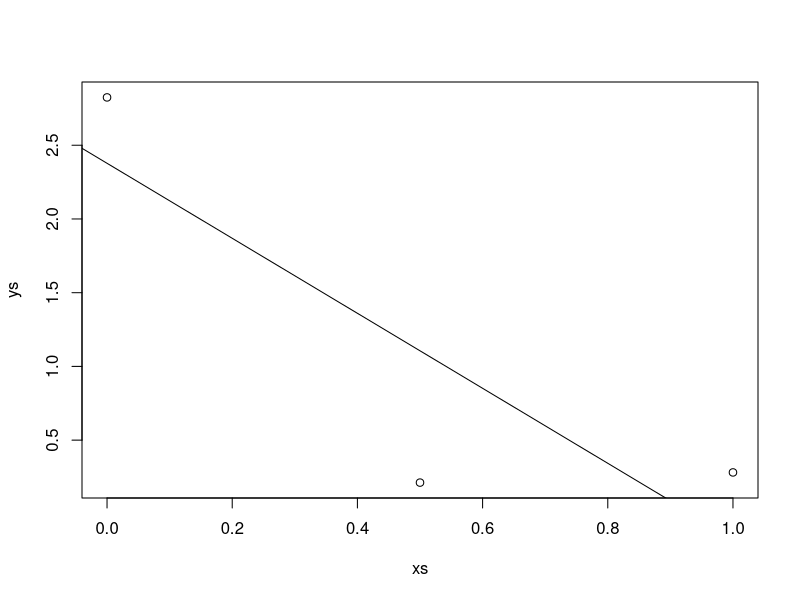
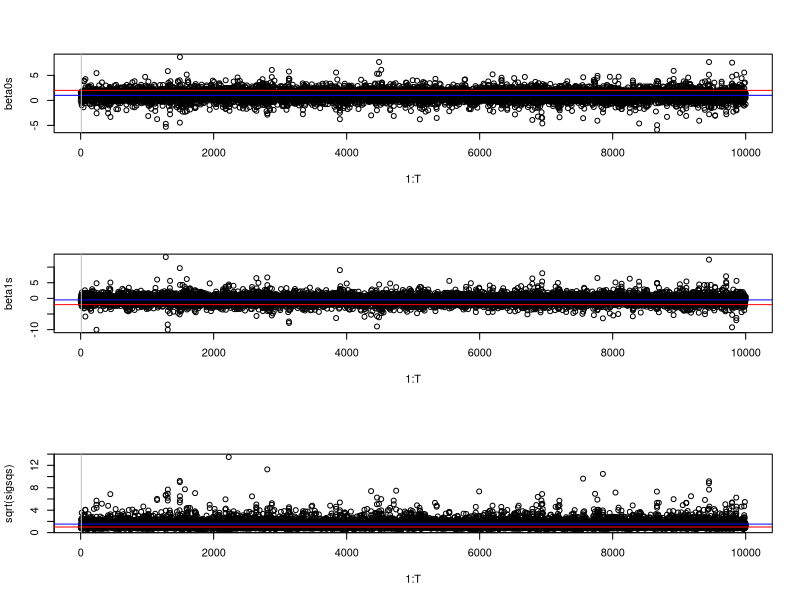
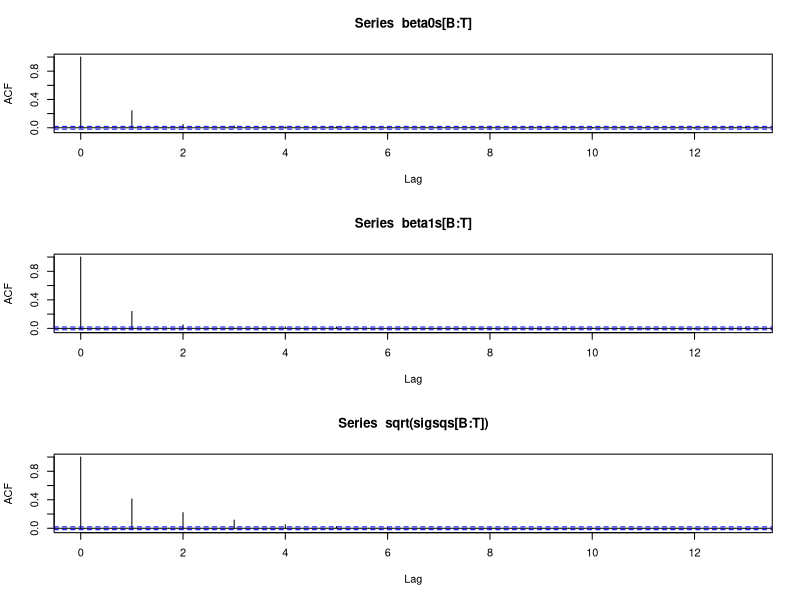
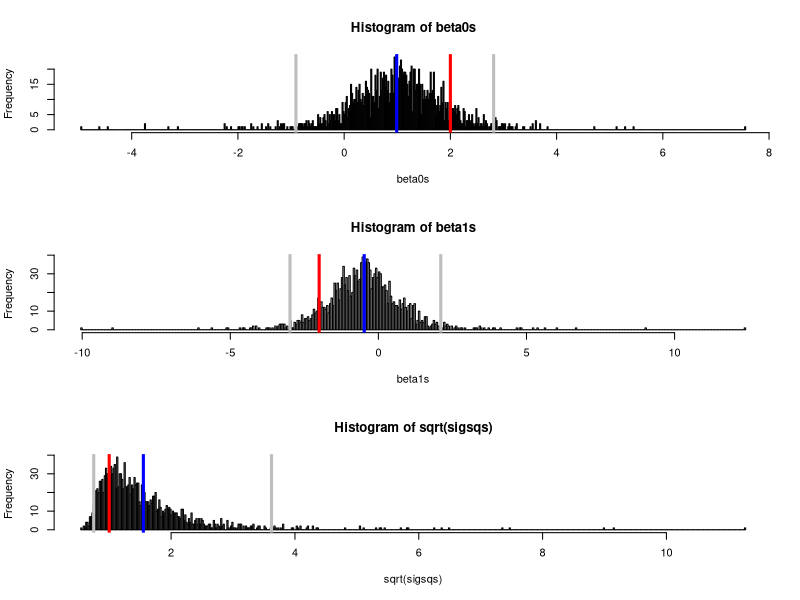

These figures' R source, in order:
library(MCMCpack)

#hyperparams
m = 1
n_0 = 1
sigsq_0 = 1


#data
n = 3
true_beta0 = 2
true_beta1 = -2
true_sigsq = 1
xs = seq(0, 1, length.out = n)
ys = true_beta0 + true_beta1 * xs + rnorm(n, 0, sqrt(true_sigsq))
plot(xs, ys)
mod = lm(ys ~ xs)
coef(mod)
abline(a = coef(mod)[1], b = coef(mod)[2])
#plot

#statistics of data (for speed)
sumx = sum(xs)
sumy = sum(ys)
sumxy = sum(xs * ys)
sumxsq = sum(xs^2)
n_plus_m = n + m
sumxsq_plus_m = sumxsq + m

#chains
T = 10000
beta0s = array(NA, T)
beta1s = array(NA, T)
sigsqs = array(NA, T)
#start vals
beta0s[1] = 0
beta1s[1] = 0
sigsqs[1] = 1

for (t in 2 : T){
	sigsq = sigsqs[t - 1]
	beta1 = beta1s[t - 1]
	
	#sample beta_0 first
	beta0 = rnorm(1, (sumy - sumx * beta1) / n_plus_m, sqrt(sigsq / n_plus_m))
	
	#now sample beta_1
	beta1 = rnorm(1, (sumxy - sumx * beta0) / sumxsq_plus_m, sqrt(sigsq / sumxsq_plus_m))
	
	#now sample sigsq
	sigsq = rinvgamma(1, (n + n_0) / 2 + 1, (sum((ys - beta0 - beta1 * xs)^2) + m * (beta0^2 + beta1^2) + n_0 * sigsq_0) / 2)
	
	#record
	beta0s[t] = beta0
	beta1s[t] = beta1
	sigsqs[t] = sigsq
}


###assess convergence
B = 10
par(mfrow = c(3, 1))

plot(1 : T, beta0s)
abline(h = mean(beta0s[B : T]), col = "blue")
abline(h = true_beta0, col = "red")
abline(v = B, col = "grey")

plot(1 : T, beta1s)
abline(h = mean(beta1s[B : T]), col = "blue")
abline(h = true_beta1, col = "red")
abline(v = B, col = "grey")

plot(1 : T, sqrt(sigsqs))
abline(h = mean(sqrt(sigsqs[B : T])), col = "blue")
abline(h = sqrt(true_sigsq), col = "red")
abline(v = B, col = "grey")
#plot

##assess autocorrelation

par(mfrow = c(3, 1))

acf(beta0s[B : T], xlim = c(0, 13))
acf(beta1s[B : T], xlim = c(0, 13))
acf(sqrt(sigsqs[B : T]), xlim = c(0, 13))
#plot

#burn and thin
beta0s = beta0s[B : T]
beta0s = beta0s[seq(1, T - B, by = 6)]
beta1s = beta1s[B : T]
beta1s = beta1s[seq(1, T - B, by = 6)]
sigsqs = sigsqs[B : T]
sigsqs = sigsqs[seq(1, T - B, by = 6)]


#look at posteriors with post-exp at 95% CI
par(mfrow = c(3, 1))


hist(beta0s, br = 500)
abline(v = mean(beta0s), col = "blue", lwd = 3)
abline(v = quantile(beta0s, 0.025), col = "grey", lwd = 3)
abline(v = quantile(beta0s, 0.975), col = "grey", lwd = 3)
abline(v = true_beta0, col = "red", lwd = 3)

hist(beta1s, br = 500)
abline(v = mean(beta1s), col = "blue", lwd = 3)
abline(v = quantile(beta1s, 0.025), col = "grey", lwd = 3)
abline(v = quantile(beta1s, 0.975), col = "grey", lwd = 3)
abline(v = true_beta1, col = "red", lwd = 3)

hist(sqrt(sigsqs), br = 500)
abline(v = sqrt(true_sigsq), col = "red", lwd = 3)
abline(v = mean(sqrt(sigsqs)), col = "blue", lwd = 3)
abline(v = quantile(sqrt(sigsqs), 0.025), col = "grey", lwd = 3)
abline(v = quantile(sqrt(sigsqs), 0.975), col = "grey", lwd = 3)
#plot
